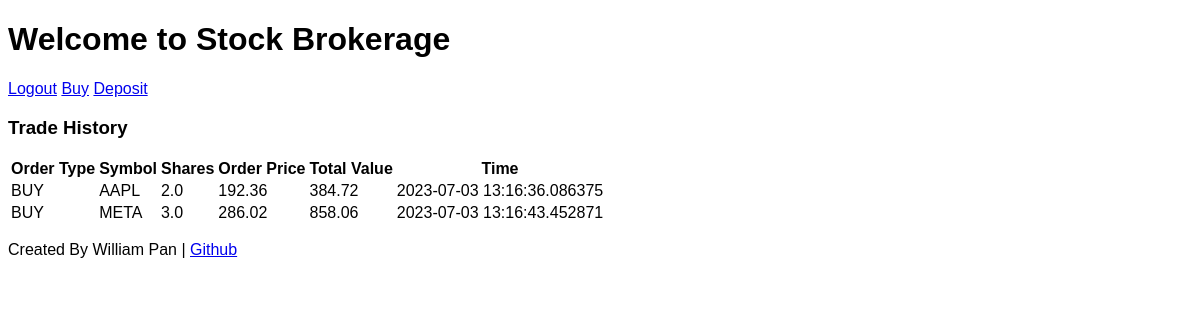
The page /trade_history (signed in) on the database as committed earlier.
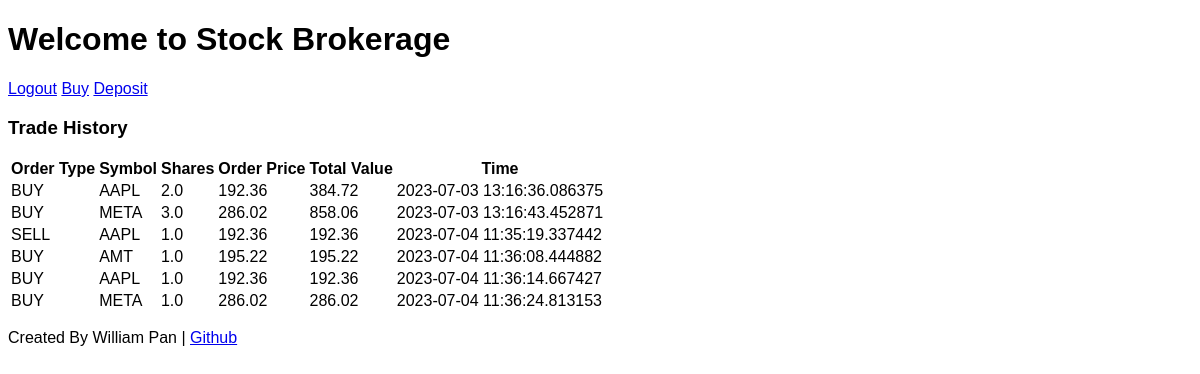
The same page on the database as committed later.
### app.py (models this page shows)
class Trade_History(db.Model):
    transaction_id = db.Column(db.Integer, primary_key=True)
    user_id = db.Column(db.Integer, db.ForeignKey('user.id'), nullable=False)
    order_type = db.Column(db.String(10), nullable=False)
    symbol = db.Column(db.String(10), nullable=False)
    shares = db.Column(db.Float, nullable=False)
    order_price = db.Column(db.Float, nullable=False)
    total_value = db.Column(db.Float, nullable=False)
    time = db.Column(db.DateTime, nullable=False)

### app.py (the view)
@app.route("/trade_history")
@require_login
def trade_history():
    trade_history = db.session.execute(db.select(Trade_History).filter_by(user_id=session["user_id"])).scalars()
    return render_template("trade_history.html", trade_history=trade_history)

### app.py (called while the page is built)
@app.after_request
def after_request(response):
    response.headers["Cache-Control"] = "no-cache, no-store, must-revalidate"
    response.headers["Expires"] = 0
    response.headers["Pragma"] = "no-cache"
    return response

### login.py (called while the page is built)
def require_login(function):
    @wraps(function)
    def decorated_function(*args, **kwargs):
        if session.get("user_id") is None:
            return redirect("/login")
        print("session", session.get("user_id"))
        return function(*args, **kwargs)
    return decorated_function

### templates/trade_history.html (shortened to what this page needs)
{% extends "base.html" %}
{% block body %}
<a href="/logout">Logout</a>
<a href="/buy">Buy</a>
<a href="/deposit">Deposit</a>
<h3>Trade History</h3>
<table>
    <thead>
        <tr>
            <th>Order Type</th>
            <th>Symbol</th>
            <th>Shares</th>
            <th>Order Price</th>
            <th>Total Value</th>
            <th>Time</th>
        </tr>
    </thead>
    <tbody>
        {% for row in trade_history %}
        <tr>
            <td>{{row.order_type}}</td>
            <td>{{row.symbol}}</td>
            <td>{{row.shares}}</td>
            <td>{{row.order_price}}</td>
            <td>{{row.total_value}}</td>
            <td>{{row.time}}</td>
        </tr>
        {% endfor %}
    </tbody>
</table>
{% endblock %}

Rows that differ between the two databases and show on the page:
added Trade_History: order_type "SELL", symbol "AAPL", shares "1.0", order_price "192.36", total_value "192.36", time "2023-07-04 11:35:19.337442"
added Trade_History: order_type "BUY", symbol "AMT", shares "1.0", order_price "195.22", total_value "195.22", time "2023-07-04 11:36:08.444882"
added Trade_History: order_type "BUY", symbol "AAPL", shares "1.0", order_price "192.36", total_value "192.36", time "2023-07-04 11:36:14.667427"
added Trade_History: order_type "BUY", symbol "META", shares "1.0", order_price "286.02", total_value "286.02", time "2023-07-04 11:36:24.813153"
